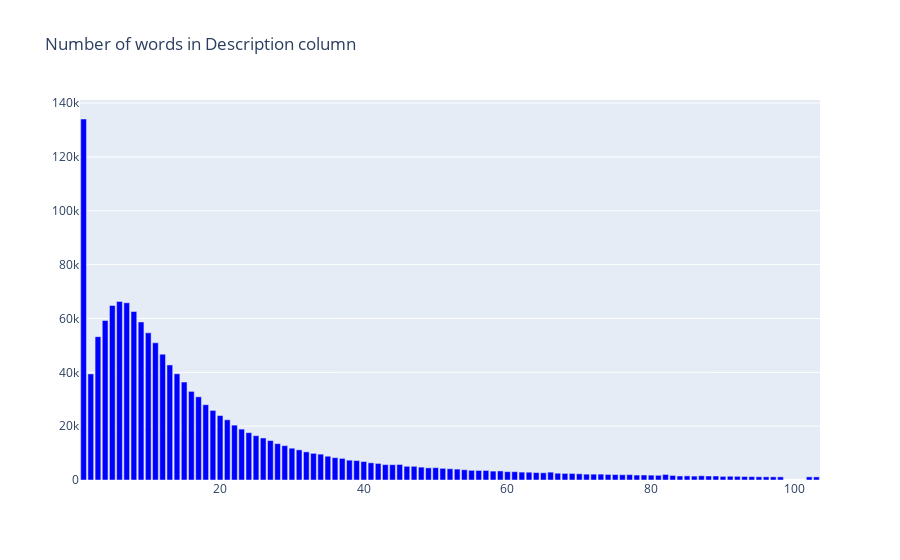

This figure's notebook cell:
### Code cell
## Filling missing values ##
train_data["description"].fillna("NA", inplace=True)
test_data["description"].fillna("NA", inplace=True)

train_data["desc_nwords"] = train_data["description"].apply(lambda x: len(str(x).split()))
test_data["desc_nwords"] = test_data["description"].apply(lambda x: len(str(x).split()))

cnt_srs = train_data['desc_nwords'].value_counts().head(100)

trace = go.Bar(
    x=cnt_srs.index,
    y=cnt_srs.values,
    marker=dict(
        color="blue",
        #colorscale = 'Blues',
        reversescale = True
    ),
)

layout = go.Layout(
    title='Number of words in Description column'
)

data = [trace]
fig = go.Figure(data=data, layout=layout)
py.iplot(fig, filename="desc_nwords")

### Figure 1 — Plotly figure (JSON) as saved in the notebook; plotly's stock layout.template omitted (floating-point values rounded to 4 significant figures)
{"data": [{"marker": {"color": "blue", "reversescale": true}, "type": "bar", "x": [1, 6, 7, 5, 8, 4, 9, 10, 3, 11, 12, 13, 14, 2, 15, 16, 17, 18, 19, 20, 21, 22, 23, 24, 25, 26, 27, 28, 29, 30, 31, 32, 33, 34, 35, 36, 37, 38, 39, 40, 41, 42, 45, 43, 44, 46, 47, 48, 50, 49, 51, 52, 53, 54, 55, 57, 56, 59, 58, 60, 61, 62, 66, 63, 64, 65, 67, 68, 69, 70, 73, 72, 71, 74, 82, 75, 77, 76, 79, 78, 80, 81, 83, 87, 85, 84, 89, 88, 86, 91, 92, 90, 93, 94, 95, 96, 97, 102, 98, 103], "y": [134086, 66341, 65831, 64832, 62604, 59228, 58696, 54663, 53251, 50954, 46716, 42740, 39456, 39401, 36397, 32911, 30899, 27969, 25846, 23932, 22369, 20381, 18899, 17592, 16461, 15607, 14655, 13501, 12755, 11813, 11200, 10454, 9902, 9601, 8832, 8298, 8023, 7371, 7229, 6860, 6391, 6159, 5765, 5719, 5695, 5096, 5087, 4785, 4574, 4512, 4338, 4178, 4055, 3814, 3595, 3552, 3544, 3364, 3301, 3093, 3089, 2930, 2918, 2898, 2752, 2687, 2525, 2449, 2438, 2310, 2180, 2168, 2168, 2062, 2053, 2021, 2000, 1958, 1865, 1840, 1806, 1740, 1697, 1584, 1536, 1500, 1498, 1495, 1451, 1402, 1355, 1338, 1298, 1251, 1200, 1184, 1179, 1173, 1169, 1153]}], "layout": {"title": {"text": "Number of words in Description column"}}}
